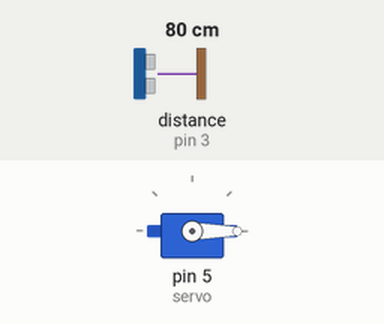
Simulated run of this sketch. Board: Arduino Uno, built with avr-gcc and run on an emulated ATmega328P. Shown: servo. Wiring (inferred from the names in the program): ultrasonic range finder: trigger pin 2; echo pin 3. The test bench sets the inputs (shaded band); at power-on: distance to the obstacle (sensor on pin 3) 80 cm. The echo pulse lasts 58.3 µs per cm; what the sketch prints to the serial monitor is not drawn.

Above: at 1.2 s.
1.3 s: distance to the obstacle (sensor on pin 3) set to 12 cm
2.8 s: distance to the obstacle (sensor on pin 3) set to 9 cm
At 3.2 s:
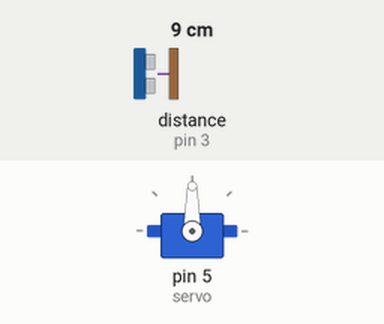
4.3 s: distance to the obstacle (sensor on pin 3) set to 18 cm
At 4.9 s:
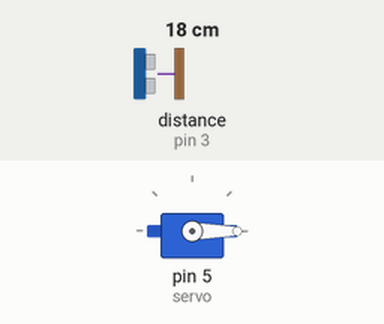
Timing chart, 0 to 7.3 s (numbered marks = the images above; inputs shaded):
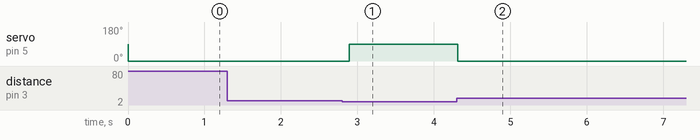

The sketch:

sketch_jun29a.ino
```cpp
#include <Servo.h>
#define trig 2
#define echo 3
#define servo 5//any pwm pin

Servo myservo;
//signal pin must connect to a pwm pin
//to control servo using time period we need Servo.writeicroseconds();
//like when the the time is 1 ms it will rotate anticlockwise
//when the time is 1.5 it will stop and when it is 2ms it will rotate clockwise
//or we can specify our desired angular position by using Servo.write();
//like when we say 0 it will rotate anticlockwise
//when we sa 180 it will rotate clockwise
//when we say 90 it will stop rotating
void setup() {
  myservo.attach(servo);
  pinMode(trig, OUTPUT);
  pinMode(echo, INPUT);
  Serial.begin(9600);
}

void loop() {

  digitalWrite(trig, LOW);
  delayMicroseconds(2);
  digitalWrite(trig, HIGH);
  delayMicroseconds(10);
  digitalWrite(trig, LOW);
  long duration = pulseIn(echo,HIGH);
  /*
  float distance = (0.034*duration)/2;
  or
  */
  long distance = microsecondstocm(duration);

  if (distance >= 10) {
    myservo.write(0);
    Serial.println();
    Serial.print("Out of Range: ");
    Serial.print(distance);
  }
    else {
    myservo.write(90);//left
    Serial.print("Distance = ");
    Serial.print(distance);
  }

  delay(100);
}

long microsecondstocm(long microseconds){
  return microseconds / 29 / 2;
} 
```

Measured:
- the behaviour switches between 11 and 10 cm on distance to the obstacle (sensor on pin 3) (found by bisection; images 0 and 1)
- after the input at 1.3 s, every drawn part: stays the same
- after the input at 2.8 s, servo on pin 5 (servo): 0° → 90° after 0.09 s
- after the input at 4.3 s, servo on pin 5 (servo): 90° → 0° at once
